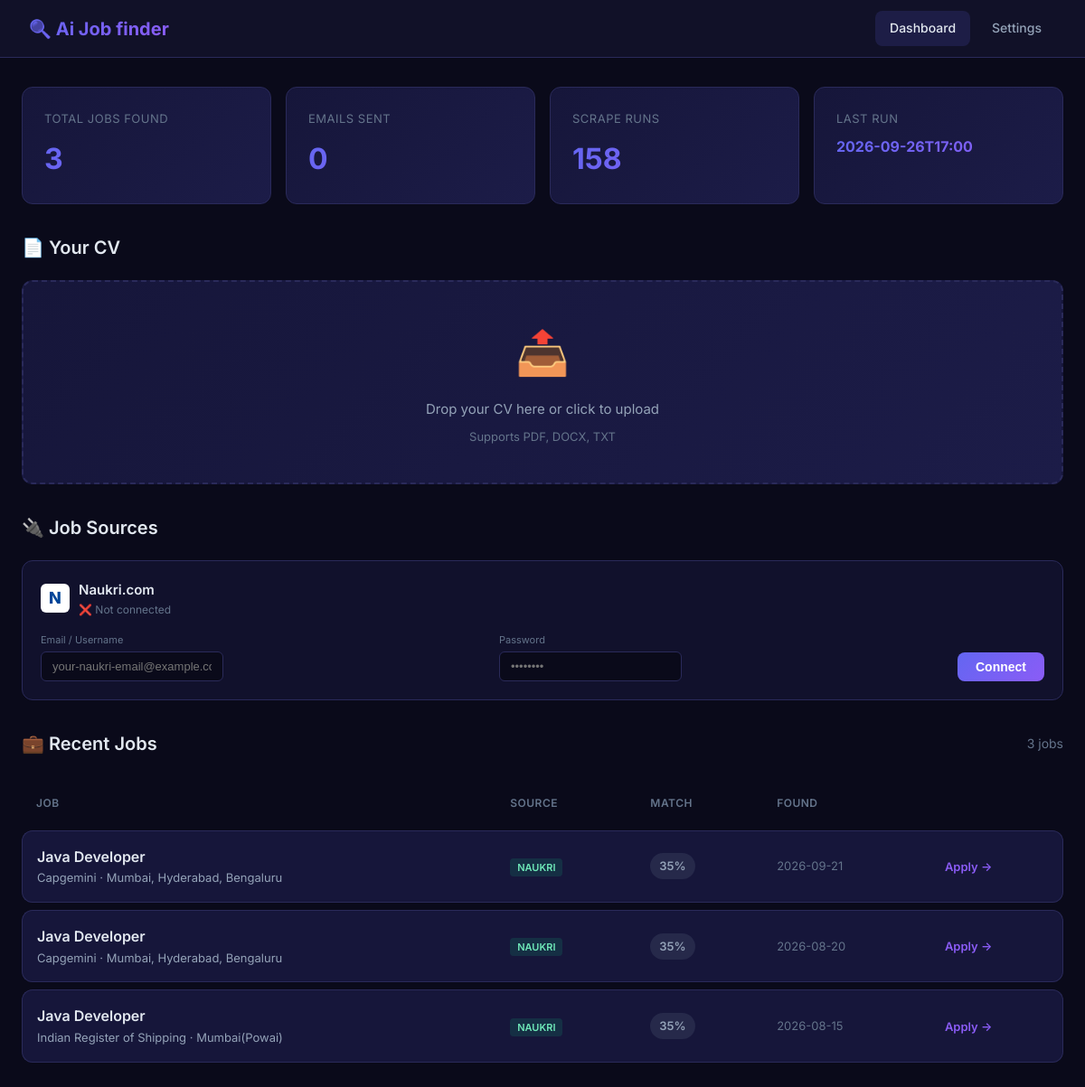
Before: / with the older database file.
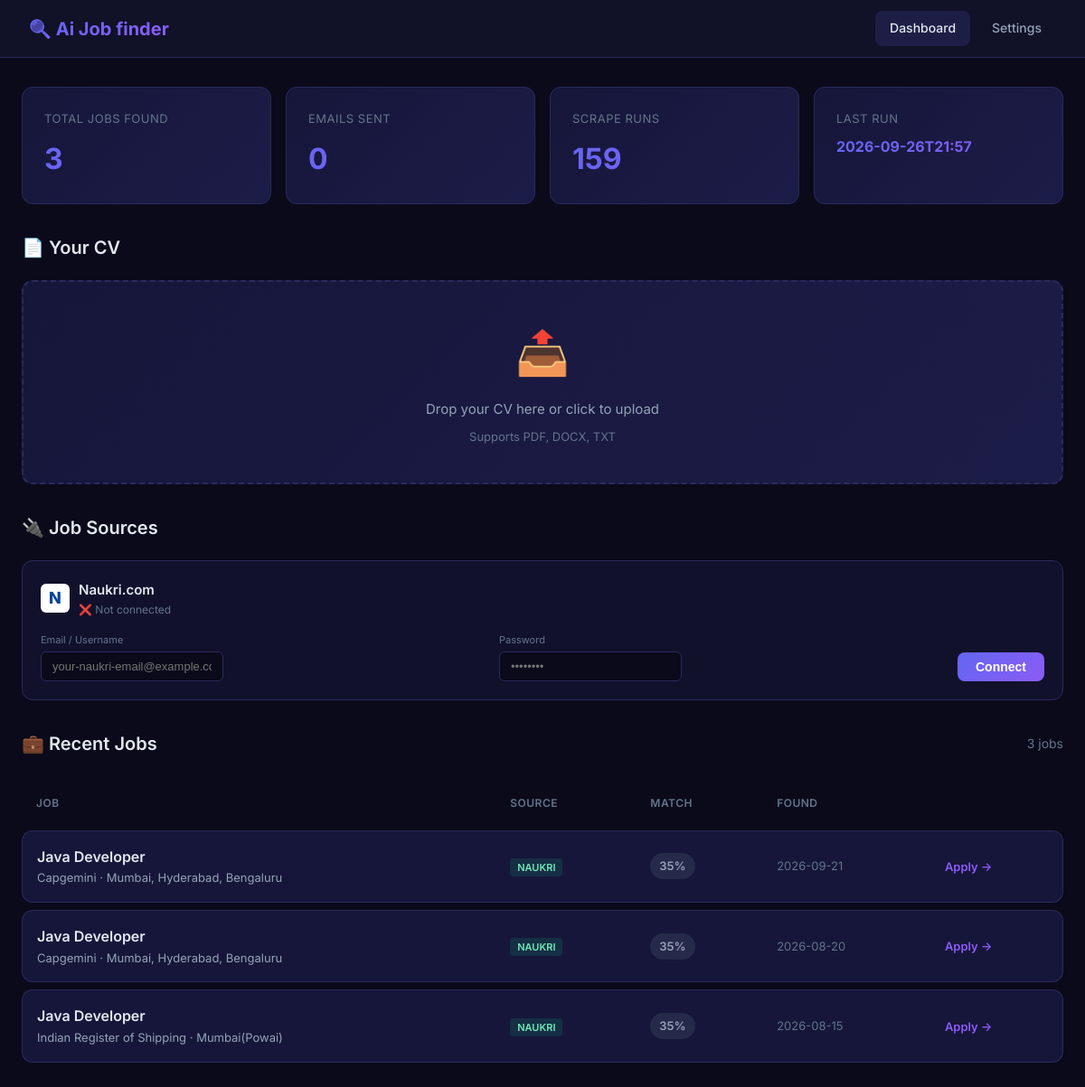
After: the same page with the newer database file.
### tables this page shows
CREATE TABLE scrape_runs (
                    id INTEGER PRIMARY KEY AUTOINCREMENT,
                    timestamp TEXT,
                    jobs_found INTEGER,
                    jobs_new INTEGER,
                    jobs_notified INTEGER
                );

CREATE TABLE seen_jobs (
                    id TEXT PRIMARY KEY,
                    title TEXT,
                    company TEXT,
                    location TEXT,
                    url TEXT,
                    source TEXT,
                    score REAL DEFAULT 0.0,
                    first_seen TEXT,
                    notified INTEGER DEFAULT 0,
                    notified_at TEXT
                );

### web/app.py (the view, shortened to what this page needs)
    @app.route("/")
    def index():
        page = request.args.get("page", 1, type=int)
        per_page = 20
        offset = (page - 1) * per_page
        config = load_config()
        db = JobDatabase(DB_PATH)
        total_jobs = db.get_total_jobs_count()
        recent_jobs = db.get_recent_jobs(limit=per_page, offset=offset)
        stats = db.get_stats()
        total_pages = (total_jobs + per_page - 1) // per_page
        cv_info = None
        return render_template(
            "index.html",
            jobs=recent_jobs,
            stats=stats,
            cv_info=cv_info,
            config=config,
            page=page,
            total_pages=total_pages,
            total_jobs=total_jobs
        )

### config.py (called while the page is built, shortened)
def load_config() -> AgentConfig:
    config = AgentConfig()
    config.email.sender_email = os.getenv("EMAIL_SENDER", config.email.sender_email)
    config.email.sender_password = os.getenv("EMAIL_PASSWORD", config.email.sender_password)
    config.email.recipient_email = os.getenv("EMAIL_RECIPIENT", config.email.recipient_email)
    config.naukri.naukri_user = os.getenv("NAUKRI_USER", config.naukri.naukri_user)
    config.naukri.naukri_password = os.getenv("NAUKRI_PASSWORD", config.naukri.naukri_password)
    config.tinyfish.api_key = os.getenv("TINYFISH_API_KEY", config.tinyfish.api_key)
    env_cv_path = os.getenv("CV_PATH")
    if env_cv_path:
        config.cv_path = env_cv_path
    return config

### storage/db.py (called while the page is built)
    def _connect(self) -> sqlite3.Connection:
        return sqlite3.connect(self.db_path)

    def get_recent_jobs(self, limit: int = 50, offset: int = 0) -> list:
        with self._connect() as conn:
            conn.row_factory = sqlite3.Row
            cursor = conn.execute("""
                SELECT * FROM seen_jobs
                ORDER BY first_seen DESC, score DESC
                LIMIT ? OFFSET ?
            """, (limit, offset))
            return [dict(row) for row in cursor.fetchall()]

    def get_total_jobs_count(self) -> int:
        with self._connect() as conn:
            return conn.execute("SELECT COUNT(*) FROM seen_jobs").fetchone()[0]

    def get_stats(self) -> dict:
        with self._connect() as conn:
            total = conn.execute("SELECT COUNT(*) FROM seen_jobs").fetchone()[0]
            notified = conn.execute("SELECT COUNT(*) FROM seen_jobs WHERE notified = 1").fetchone()[0]
            runs = conn.execute("SELECT COUNT(*) FROM scrape_runs").fetchone()[0]
            last_run = conn.execute(
                "SELECT timestamp FROM scrape_runs ORDER BY id DESC LIMIT 1"
            ).fetchone()
            return {
                "total_jobs_seen": total,
                "total_notified": notified,
                "total_runs": runs,
                "last_run": last_run[0] if last_run else "Never",
            }

### web/templates/index.html (shortened to what this page needs)
<!DOCTYPE html>
<html lang="en">
<head>
</head>
<body>
    <nav>
        <div class="nav-brand">🔍 Ai Job finder</div>
        <div class="nav-links">
            <a href="/" class="active">Dashboard</a>
            <a href="/settings">Settings</a>
        </div>
    </nav>
    <div class="container">
        <div class="stats-grid">
            <div class="stat-card">
                <div class="stat-label">Total Jobs Found</div>
                <div class="stat-value">{{ stats.total_jobs_seen }}</div>
            </div>
            <div class="stat-card">
                <div class="stat-label">Emails Sent</div>
                <div class="stat-value">{{ stats.total_notified }}</div>
            </div>
            <div class="stat-card">
                <div class="stat-label">Scrape Runs</div>
                <div class="stat-value">{{ stats.total_runs }}</div>
            </div>
            <div class="stat-card">
                <div class="stat-label">Last Run</div>
                <div class="stat-value" style="font-size:16px;">{{ stats.last_run[:16] if stats.last_run != 'Never' else 'Never' }}</div>
            </div>
        </div>
        <div class="section">
            <div class="section-header">
                <h2 class="section-title">📄 Your CV</h2>
            </div>
            {% if cv_info and not cv_info.get('error') %}
            <div class="cv-card">
                <h3>✓ CV Loaded: {{ cv_info.path.split('\\')[-1].split('/')[-1] }}</h3>
                {% if cv_info.email or cv_info.phone %}
                <div class="cv-detail">
                    {% if cv_info.email %}<strong>Email:</strong> {{ cv_info.email }} &nbsp;&nbsp;{% endif %}
                    {% if cv_info.phone %}<strong>Phone:</strong> {{ cv_info.phone }}{% endif %}
                </div>
                {% endif %}
                {% if cv_info.links %}
                <div class="cv-detail"><strong>Links:</strong>
                    {% for link in cv_info.links %}
                        <a href="{{ link if link.startswith('http') else 'https://' + link }}" target="_blank" style="color: var(--accent-blue); text-decoration: none; margin-right: 8px;">{{ link }}</a>
                    {% endfor %}
                </div>
                {% endif %}
                <div class="cv-detail"><strong>Experience:</strong> {{ cv_info.experience_years }} years</div>
                {% if cv_info.job_titles %}
                <div class="cv-detail"><strong>Job Titles:</strong> {{ cv_info.job_titles | join(', ') }}</div>
                {% endif %}
                {% if cv_info.education %}
                <div class="cv-detail"><strong>Education:</strong> {{ cv_info.education | join(', ') }}</div>
                {% endif %}
                {% if cv_info.skills %}
                <div class="cv-detail"><strong>Technical Skills:</strong></div>
                <div class="skill-tags">
                    {% for skill in cv_info.skills %}
                    <span class="skill-tag">{{ skill }}</span>
                    {% endfor %}
                </div>
                {% endif %}
            </div>
            {% else %}
            <form action="/upload" method="post" enctype="multipart/form-data">
                <div class="upload-area" id="upload-area">
                    <div class="upload-icon">📤</div>
                    <div class="upload-text">Drop your CV here or click to upload</div>
                    <div class="upload-hint">Supports PDF, DOCX, TXT</div>
                </div>
            </form>
            {% endif %}
        </div>
        <div class="section">
            <div class="section-header">
                <h2 class="section-title">🔌 Job Sources</h2>
            </div>
            <div class="naukri-card {% if config.naukri.naukri_user %}connected{% endif %}">
                <div class="naukri-card-header">
                    <div class="naukri-logo">N</div>
                    <div>
                        <div style="font-weight: 600; font-size: 15px;">Naukri.com</div>
                        <div style="font-size: 12px; color: var(--text-muted);">
                            {% if config.naukri.naukri_user %}
                                ✅ Connected as {{ config.naukri.naukri_user }}
                            {% else %}
                                ❌ Not connected
                            {% endif %}
                        </div>
                    </div>
                </div>
                <form action="/connect-naukri" method="post" class="naukri-form">
                    <div>
                        <label>Email / Username</label>
                        <input type="text" name="naukri_user" value="{{ config.naukri.naukri_user }}" placeholder="your-naukri-email@example.com">
                    </div>
                    <div>
                        <label>Password</label>
                        <input type="password" name="naukri_password" value="{{ config.naukri.naukri_password }}" placeholder="••••••••">
                    </div>
                    <button type="submit" class="btn btn-primary" style="padding: 8px 20px;">
                        {{ "Update" if config.naukri.naukri_user else "Connect" }}
                    </button>
                </form>
            </div>
        </div>
        <div class="section">
            <div class="section-header">
                <h2 class="section-title">💼 Recent Jobs</h2>
                <span style="color: var(--text-muted); font-size: 14px;">{{ jobs | length }} jobs</span>
            </div>
            {% if jobs %}
            <table class="jobs-table">
                <thead>
                    <tr>
                        <th>Job</th>
                        <th>Source</th>
                        <th>Match</th>
                        <th>Found</th>
                        <th></th>
                    </tr>
                </thead>
                <tbody>
                    {% for job in jobs %}
                    <tr>
                        <td>
                            <a href="{{ job.url }}" target="_blank" class="job-title">{{ job.title }}</a>
                            <div class="job-company">{{ job.company }} {% if job.location %}· {{ job.location }}{% endif %}</div>
                        </td>
                        <td>
                            <span class="job-source source-{{ job.source }}">{{ job.source }}</span>
                        </td>
                        <td>
                            {% set score = (job.score * 100) | int %}
                            <span class="score-badge {% if score >= 70 %}score-high{% elif score >= 40 %}score-mid{% else %}score-low{% endif %}">
                                {{ score }}%
                            </span>
                        </td>
                        <td style="color: var(--text-muted); font-size: 13px;">
                            {{ job.first_seen[:10] if job.first_seen else 'N/A' }}
                        </td>
                        <td>
                            <a href="{{ job.url }}" target="_blank" class="apply-link">Apply →</a>
                        </td>
                    </tr>
                    {% endfor %}
                </tbody>
            </table>
            {% else %}
            <div class="empty-state">
                <div class="icon">🔎</div>
                <h3>No jobs yet</h3>
                <p>Upload your CV and run a scrape to discover matching jobs</p>
            </div>
            {% endif %}
        </div>
    </div>
</body>
</html>

Changed rows visible on the page:
no longer on this page (row unchanged): scrape_runs: timestamp "2026-09-26T17:00"
added scrape_runs: timestamp "2026-09-26T21:57"
Other visible differences:
{{ stats.total_runs }}: "158" → "159"
